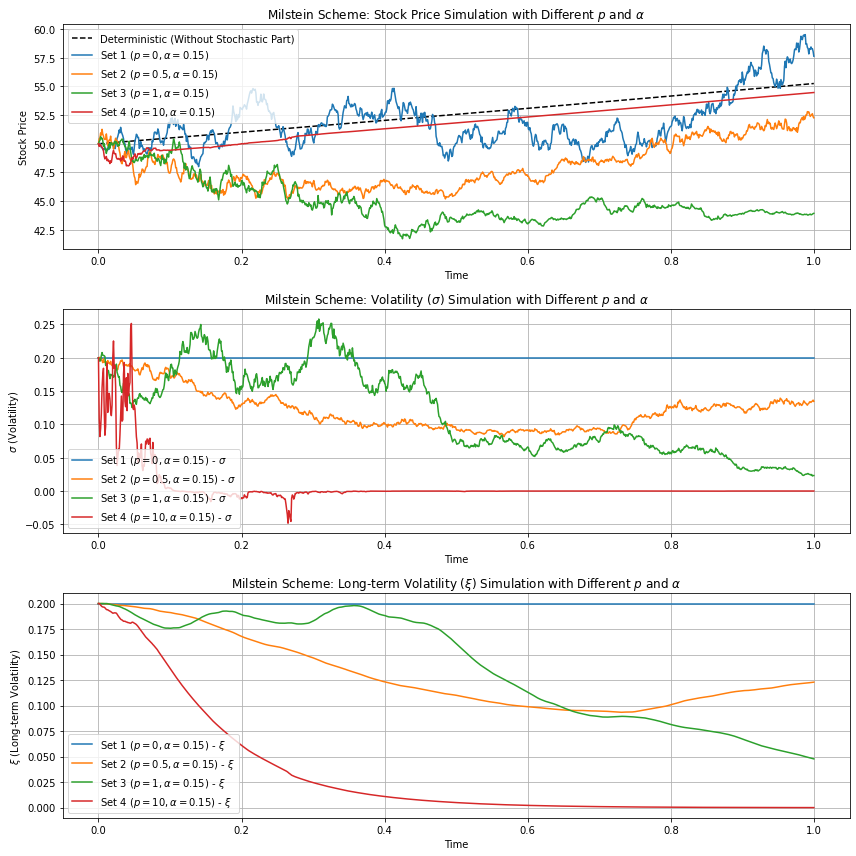

Here is the Python script that generated this plot:
import numpy as np
import matplotlib.pyplot as plt

# Parameters
mu = 0.10   # Drift coefficient
S0 = 50.0   # Initial stock price
sigma0 = 0.20  # Initial volatility
xi0 = 0.20   # Initial long-term volatility
T = 1.0     # Total time
N = 1000    # Number of time steps
dt = T / N   # Time step

# Values for p and alpha
p_values = [0, 0.5, 1, 10]
alpha_values = [0.15, 0.15, 0.15, 0.15]

# Arrays to store results
t_values = np.linspace(0, T, N+1)
S_values_sets = []
sigma_values_sets = []
xi_values_sets = []

# Milstein scheme simulation for different p and alpha values
for i in range(len(p_values)):
    S_values = np.zeros(N+1)
    sigma_values = np.zeros(N+1)
    xi_values = np.zeros(N+1)

    S_values[0] = S0
    sigma_values[0] = sigma0
    xi_values[0] = xi0

    for j in range(1, N+1):
        epsilon1 = np.random.normal(0, 1)
        epsilon2 = np.random.normal(0, 1)

        # Milstein scheme for stock price
        S_values[j] = S_values[j-1] + mu * S_values[j-1] * dt + sigma_values[j-1] * S_values[j-1] * np.sqrt(dt) * epsilon1 + p_values[i] * sigma_values[j-1] * np.sqrt(dt) * epsilon2
        S_values[j] += 0.5 * p_values[i] * sigma_values[j-1] * sigma_values[j-1] * (epsilon2 * epsilon2 - 1) * dt  # Milstein correction term

        # Stochastic part for volatility (sigma) and long-term volatility (xi)
        sigma_values[j] = sigma_values[j-1] + (sigma_values[j-1] - xi_values[j-1]) * dt + p_values[i] * sigma_values[j-1] * np.sqrt(dt) * epsilon2
        sigma_values[j] += 0.5 * p_values[i] * sigma_values[j-1] * (epsilon2 * epsilon2 - 1) * dt  # Milstein correction term

        xi_values[j] = xi_values[j-1] + (sigma_values[j-1] - xi_values[j-1]) * dt + dt / alpha_values[i] * (sigma_values[j-1] - xi_values[j-1])

    S_values_sets.append(S_values)
    sigma_values_sets.append(sigma_values)
    xi_values_sets.append(xi_values)

# Plot the results
plt.figure(figsize=(12, 12))

# Plot deterministic part without stochastic component for stock price
plt.subplot(3, 1, 1)
S_deterministic = S0 * np.exp(mu * t_values)
plt.plot(t_values, S_deterministic, label='Deterministic (Without Stochastic Part)', color='black', linestyle='--')
for i in range(len(p_values)):
    plt.plot(t_values, S_values_sets[i], label=f'Set {i+1} ($p={p_values[i]}, \\alpha={alpha_values[i]}$)')
plt.xlabel('Time')
plt.ylabel('Stock Price')
plt.title('Milstein Scheme: Stock Price Simulation with Different $p$ and $\\alpha$')
plt.legend()
plt.grid(True)

# Plot stochastic simulations for volatility (sigma) and long-term volatility (xi)
plt.subplot(3, 1, 2)
for i in range(len(p_values)):
    plt.plot(t_values, sigma_values_sets[i], label=f'Set {i+1} ($p={p_values[i]}, \\alpha={alpha_values[i]}$) - $\\sigma$')
plt.xlabel('Time')
plt.ylabel('$\\sigma$ (Volatility)')
plt.title('Milstein Scheme: Volatility ($\\sigma$) Simulation with Different $p$ and $\\alpha$')
plt.legend()
plt.grid(True)

# Plot stochastic simulations for long-term volatility (xi)
plt.subplot(3, 1, 3)
for i in range(len(p_values)):
    plt.plot(t_values, xi_values_sets[i], label=f'Set {i+1} ($p={p_values[i]}, \\alpha={alpha_values[i]}$) - $\\xi$')
plt.xlabel('Time')
plt.ylabel('$\\xi$ (Long-term Volatility)')
plt.title('Milstein Scheme: Long-term Volatility ($\\xi$) Simulation with Different $p$ and $\\alpha$')
plt.legend()
plt.grid(True)

plt.tight_layout()
plt.show()
